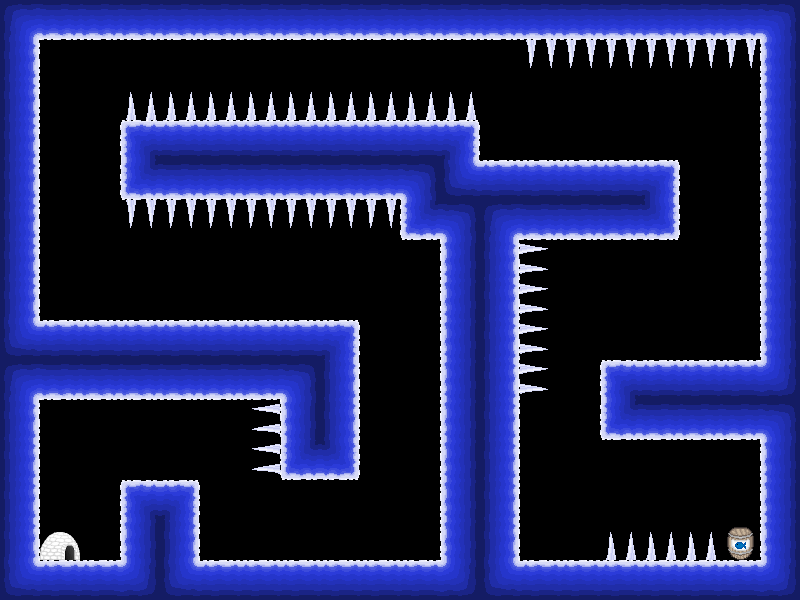

The image is a tile-based game level rendered from a .tmx file. Its description and source (layers, tilesets, objects; grid data summarised) follow:
An orthogonal 20x15 tile map with 40x40 px tiles, 1 tile layer (Kachelebene 1), 4 tilesets.

<map version="1.0" orientation="orthogonal" width="20" height="15" tilewidth="40" tileheight="40">
 <tileset firstgid="1" name="Objekte" tilewidth="40" tileheight="40">
  <image source="Objekte.png" width="160" height="120" />
  <tile id="0">
   <properties>
    <property name="die" value="true" />
    <property name="id" value="14" />
   </properties>
  </tile>
  <tile id="1">
   <properties>
    <property name="die" value="true" />
    <property name="id" value="15" />
   </properties>
  </tile>
  <tile id="2">
   <properties>
    <property name="die" value="true" />
    <property name="id" value="16" />
   </properties>
  </tile>
  <tile id="3">
   <properties>
    <property name="die" value="true" />
    <property name="id" value="17" />
   </properties>
  </tile>
  <tile id="4">
   <properties>
    <property name="id" value="18" />
    <property name="level" value="true" />
   </properties>
  </tile>
  <tile id="5">
   <properties>
    <property name="id" value="19" />
    <property name="level" value="true" />
   </properties>
  </tile>
  <tile id="6">
   <properties>
    <property name="id" value="20" />
    <property name="level" value="true" />
   </properties>
  </tile>
  <tile id="7">
   <properties>
    <property name="id" value="21" />
    <property name="level" value="true" />
   </properties>
  </tile>
  <tile id="8">
   <properties>
    <property name="fish" value="true" />
    <property name="id" value="22" />
   </properties>
  </tile>
  <tile id="9">
   <properties>
    <property name="fish" value="true" />
    <property name="id" value="23" />
   </properties>
  </tile>
  <tile id="10">
   <properties>
    <property name="fish" value="true" />
    <property name="id" value="24" />
   </properties>
  </tile>
  <tile id="11">
   <properties>
    <property name="fish" value="true" />
    <property name="id" value="25" />
   </properties>
  </tile>
 </tileset>
 <tileset firstgid="13" name="Personen" tilewidth="40" tileheight="40">
  <image source="Personen.png" width="160" height="160" />
 </tileset>
 <tileset firstgid="29" name="Texturen" tilewidth="40" tileheight="40">
  <image source="Texturen.png" width="160" height="480" />
  <tile id="0">
   <properties>
    <property name="blocked" value="true" />
    <property name="id" value="0" />
   </properties>
  </tile>
  <tile id="1">
   <properties>
    <property name="blocked" value="true" />
    <property name="id" value="1" />
   </properties>
  </tile>
  <tile id="2">
   <properties>
    <property name="blocked" value="true" />
    <property name="id" value="3" />
   </properties>
  </tile>
  <tile id="3">
   <properties>
    <property name="blocked" value="true" />
    <property name="id" value="4" />
   </properties>
  </tile>
  <tile id="4">
   <properties>
    <property name="blocked" value="true" />
    <property name="id" value="5" />
   </properties>
  </tile>
  <tile id="5">
   <properties>
    <property name="blocked" value="true" />
    <property name="id" value="6" />
   </properties>
  </tile>
  <tile id="6">
   <properties>
    <property name="blocked" value="true" />
    <property name="id" value="7" />
   </properties>
  </tile>
  <tile id="7">
   <properties>
    <property name="blocked" value="true" />
    <property name="id" value="8" />
   </properties>
  </tile>
  <tile id="8">
   <properties>
    <property name="blocked" value="true" />
    <property name="id" value="9" />
   </properties>
  </tile>
  <tile id="9">
   <properties>
    <property name="blocked" value="true" />
    <property name="id" value="10" />
   </properties>
  </tile>
  <tile id="10">
   <properties>
    <property name="blocked" value="true" />
    <property name="id" value="11" />
   </properties>
  </tile>
  <tile id="11">
   <properties>
    <property name="blocked" value="true" />
    <property name="id" value="12" />
   </properties>
  </tile>
  <tile id="12">
   <properties>
    <property name="blocked" value="true" />
    <property name="id" value="13" />
   </properties>
  </tile>
  <tile id="13">
   <properties>
    <property name="blocked" value="true" />
    <property name="id" value="27" />
   </properties>
  </tile>
  <tile id="14">
   <properties>
    <property name="blocked" value="true" />
    <property name="id" value="28" />
   </properties>
  </tile>
  <tile id="15">
   <properties>
    <property name="blocked" value="true" />
    <property name="id" value="29" />
   </properties>
  </tile>
  <tile id="16">
   <properties>
    <property name="blocked" value="true" />
    <property name="id" value="30" />
   </properties>
  </tile>
  <tile id="17">
   <properties>
    <property name="blocked" value="true" />
    <property name="id" value="31" />
   </properties>
  </tile>
  <tile id="18">
   <properties>
    <property name="blocked" value="true" />
    <property name="id" value="32" />
   </properties>
  </tile>
  <tile id="19">
   <properties>
    <property name="blocked" value="true" />
    <property name="id" value="33" />
   </properties>
  </tile>
  <tile id="20">
   <properties>
    <property name="blocked" value="true" />
    <property name="id" value="34" />
   </properties>
  </tile>
  <tile id="21">
   <properties>
    <property name="blocked" value="true" />
    <property name="id" value="35" />
   </properties>
  </tile>
  <tile id="22">
   <properties>
    <property name="blocked" value="true" />
    <property name="id" value="36" />
   </properties>
  </tile>
  <tile id="23">
   <properties>
    <property name="blocked" value="true" />
    <property name="id" value="37" />
   </properties>
  </tile>
  <tile id="24">
   <properties>
    <property name="blocked" value="true" />
    <property name="id" value="38" />
   </properties>
  </tile>
  <tile id="25">
   <properties>
    <property name="blocked" value="true" />
    <property name="id" value="39" />
   </properties>
  </tile>
  <tile id="26">
   <properties>
    <property name="blocked" value="true" />
    <property name="id" value="40" />
   </properties>
  </tile>
  <tile id="27">
   <properties>
    <property name="blocked" value="true" />
    <property name="id" value="41" />
   </properties>
  </tile>
  <tile id="28">
   <properties>
    <property name="blocked" value="true" />
    <property name="id" value="42" />
   </properties>
  </tile>
  <tile id="29">
   <properties>
    <property name="blocked" value="true" />
    <property name="id" value="43" />
   </properties>
  </tile>
  <tile id="30">
   <properties>
    <property name="blocked" value="true" />
    <property name="id" value="44" />
   </properties>
  </tile>
  <tile id="31">
   <properties>
    <property name="blocked" value="true" />
    <property name="id" value="45" />
   </properties>
  </tile>
  <tile id="32">
   <properties>
    <property name="blocked" value="true" />
    <property name="id" value="46" />
   </properties>
  </tile>
  <tile id="33">
   <properties>
    <property name="blocked" value="true" />
    <property name="id" value="47" />
   </properties>
  </tile>
  <tile id="34">
   <properties>
    <property name="blocked" value="true" />
    <property name="id" value="48" />
   </properties>
  </tile>
  <tile id="35">
   <properties>
    <property name="blocked" value="true" />
    <property name="id" value="49" />
   </properties>
  </tile>
  <tile id="36">
   <properties>
    <property name="blocked" value="true" />
    <property name="id" value="50" />
   </properties>
  </tile>
  <tile id="37">
   <properties>
    <property name="blocked" value="true" />
    <property name="id" value="51" />
   </properties>
  </tile>
  <tile id="38">
   <properties>
    <property name="blocked" value="true" />
    <property name="id" value="52" />
   </properties>
  </tile>
  <tile id="39">
   <properties>
    <property name="blocked" value="true" />
    <property name="id" value="53" />
   </properties>
  </tile>
  <tile id="40">
   <properties>
    <property name="blocked" value="true" />
    <property name="id" value="54" />
   </properties>
  </tile>
  <tile id="41">
   <properties>
    <property name="blocked" value="true" />
    <property name="id" value="55" />
   </properties>
  </tile>
  <tile id="42">
   <properties>
    <property name="blocked" value="true" />
    <property name="id" value="56" />
   </properties>
  </tile>
  <tile id="43">
   <properties>
    <property name="blocked" value="true" />
    <property name="id" value="57" />
   </properties>
  </tile>
  <tile id="44">
   <properties>
    <property name="blocked" value="true" />
    <property name="id" value="58" />
   </properties>
  </tile>
  <tile id="45">
   <properties>
    <property name="blocked" value="true" />
    <property name="id" value="59" />
   </properties>
  </tile>
  <tile id="46">
   <properties>
    <property name="blocked" value="true" />
    <property name="id" value="60" />
   </properties>
  </tile>
 </tileset>
 <tileset firstgid="77" name="Eissturm" tilewidth="40" tileheight="40">
  <image source="Eissturm.png" width="40" height="40" />
  <tile id="0">
   <properties>
    <property name="id" value="26" />
    <property name="rotate" value="true" />
   </properties>
  </tile>
 </tileset>
 <layer name="Kachelebene 1" width="20" height="15">
  <properties>
   <property name="id" value="0" />
  </properties>
  <data>[300 cells, 177 non-empty, 18 distinct tile ids]</data>
 </layer>
 <objectgroup name="Objektebene 1" width="20" height="15">
  <properties>
   <property name="id" value="1" />
  </properties>
 </objectgroup>
</map>
